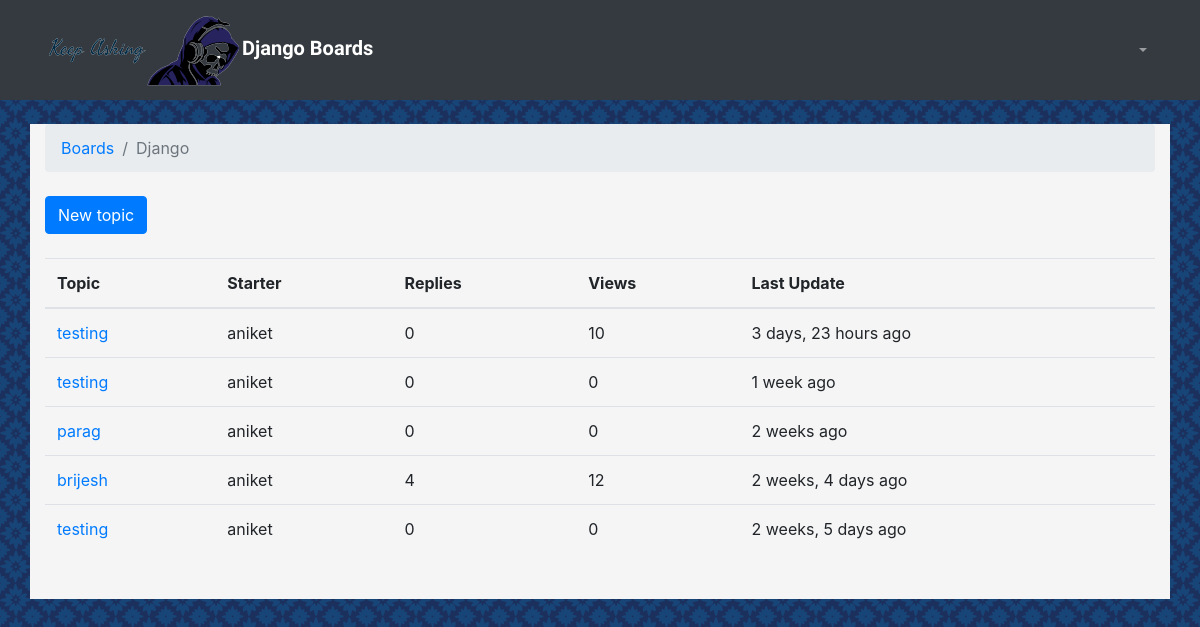
The app's page /boards/1/, older data.
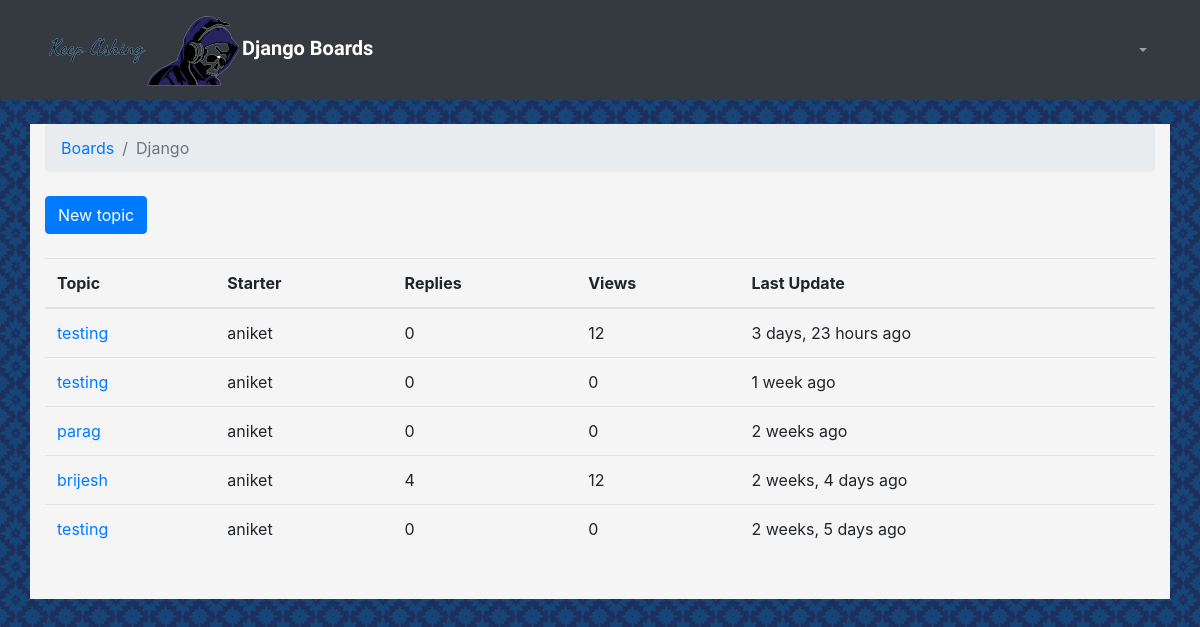
The same page, newer data.
### boards/models.py (models this page shows, shortened)
class Board(models.Model):
    name=models.CharField(max_length=30, unique=True)
    description = models.CharField(max_length=100)

class Topic(models.Model):
    subject = models.CharField(max_length=255)
    last_updated = models.DateTimeField(auto_now_add=True)
    board = models.ForeignKey(Board, related_name='topics', on_delete=models.DO_NOTHING)
    starter = models.ForeignKey(User, related_name='topics', on_delete=models.DO_NOTHING)
    views = models.PositiveIntegerField(default=0)

### boards/views.py (the view)
# urls.py: url(r'^boards/(?P<pk>\d+)/$', views.board_topics, name='board_topics'),
def board_topics(request, pk):
    board = get_object_or_404(Board, pk=pk)
    topics = board.topics.order_by('-last_updated').annotate(replies=Count('posts') - 1)
    return render(request, 'topics.html', {'board': board, 'topics': topics})

### templates/topics.html (shortened to what this page needs)
{% extends 'base.html' %}
{% load humanize %}
{% block breadcrumb %}
  <li class="breadcrumb-item"><a href="{% url 'home' %}">Boards</a></li>
  <li class="breadcrumb-item active">{{ board.name }}</li>
{% endblock %}
{% block content %}
  <div class="mb-4">
    <a href="{% url 'new_topic' board.pk %}" class="btn btn-primary">New topic</a>
  </div>
  <table class="table">
    <thead class="thead-inverse">
      <tr>
        <th>Topic</th>
        <th>Starter</th>
        <th>Replies</th>
        <th>Views</th>
        <th>Last Update</th>
      </tr>
    </thead>
    <tbody>
      {% for topic in topics %}
        <tr>
          <td><a href="{% url 'topic_posts' board.pk topic.pk %}">{{ topic.subject }}</a></td>
          <td>{{ topic.starter.username }}</td>
          <td>{{ topic.replies }}</td>
          <td>{{ topic.views }}</td>
          <td>{{ topic.last_updated|naturaltime }}</td>
        </tr>
      {% endfor %}
    </tbody>
  </table>
{% endblock %}

### templates/base.html (shortened to what this page needs)
{% load static %}<!DOCTYPE html>
<html>
    <head>
        <link rel="stylesheet" href="{% static 'css/bootstrap.min.css' %}">
        <link rel="stylesheet" href="{% static 'css/app.css' %}">
    </head>
    <body>
        {% block body %}
            <nav class="navbar navbar-expand-lg navbar-dark bg-dark">
                <div class="container">
                    <a class="navbar-brand" href="{% url 'home' %}"><img src="{% static 'images/boards.png' %}" alt="Django Boards">Django Boards</a>
                    <div class="collapse navbar-collapse" id="mainMenu">
                        <ul class="navbar-nav ml-auto">
                            <li class="nav-item dropdown">
                                <a class="nav-link dropdown-toggle" href="#" id="userMenu" data-toggle="dropdown" aria-haspopup="true" aria-expanded="false">{{ user.username }}</a>
                            </li>
                        </ul>
                    </div>
                </div>
            </nav>
            <div class="container" style="background-color: whitesmoke; padding-bottom: 30px;">
                <ol class="breadcrumb my-4">
                    {% block breadcrumb %}
                    {% endblock %}
                </ol>
                {% block content %}
                {% endblock %}
            </div>
        {% endblock body %}
    </body>
</html>

### static/css/app.css (style rules this page uses)
body { background-image: url(../images/moroccan-flower-dark.png); }
.navbar-brand { font-family: 'DotGothic16', sans-serif; font-weight: bold; }

Row changes from the older to the newer data that the page shows:
changed Topic "3 days, 23 hours ago": views "10" → "12"
